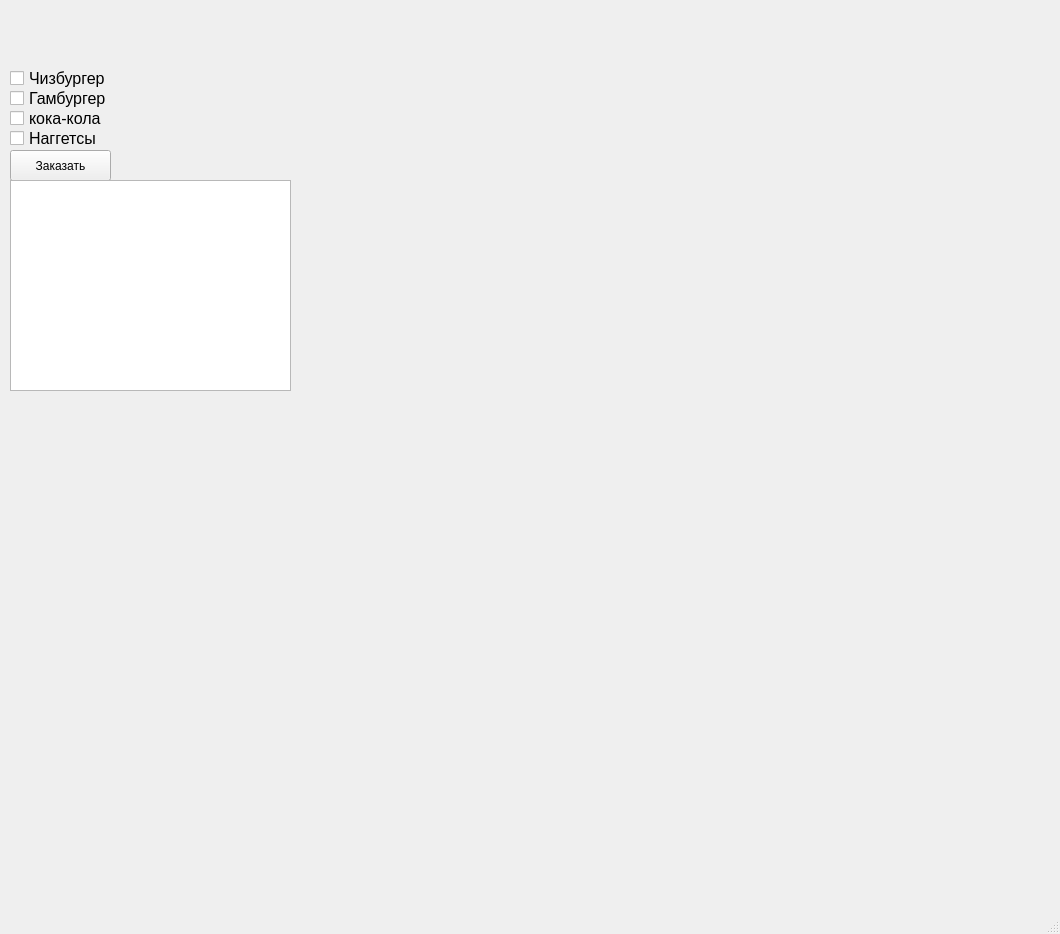
<?xml version="1.0" encoding="UTF-8"?>
<ui version="4.0">
 <class>MainWindow</class>
 <widget class="QMainWindow" name="MainWindow">
  <property name="geometry">
   <rect>
    <x>0</x>
    <y>0</y>
    <width>1060</width>
    <height>934</height>
   </rect>
  </property>
  <property name="windowTitle">
   <string>MainWindow</string>
  </property>
  <widget class="QWidget" name="centralwidget">
   <widget class="QCheckBox" name="checkBox">
    <property name="geometry">
     <rect>
      <x>10</x>
      <y>70</y>
      <width>111</width>
      <height>17</height>
     </rect>
    </property>
    <property name="font">
     <font>
      <pointsize>12</pointsize>
     </font>
    </property>
    <property name="text">
     <string>Чизбургер</string>
    </property>
   </widget>
   <widget class="QCheckBox" name="checkBox_2">
    <property name="geometry">
     <rect>
      <x>10</x>
      <y>90</y>
      <width>101</width>
      <height>17</height>
     </rect>
    </property>
    <property name="font">
     <font>
      <pointsize>12</pointsize>
     </font>
    </property>
    <property name="text">
     <string>Гамбургер</string>
    </property>
   </widget>
   <widget class="QCheckBox" name="checkBox_3">
    <property name="geometry">
     <rect>
      <x>10</x>
      <y>130</y>
      <width>121</width>
      <height>17</height>
     </rect>
    </property>
    <property name="font">
     <font>
      <pointsize>12</pointsize>
     </font>
    </property>
    <property name="text">
     <string>Наггетсы</string>
    </property>
   </widget>
   <widget class="QCheckBox" name="checkBox_4">
    <property name="geometry">
     <rect>
      <x>10</x>
      <y>110</y>
      <width>101</width>
      <height>17</height>
     </rect>
    </property>
    <property name="font">
     <font>
      <pointsize>12</pointsize>
     </font>
    </property>
    <property name="text">
     <string>кока-кола</string>
    </property>
   </widget>
   <widget class="QPushButton" name="pushButton">
    <property name="geometry">
     <rect>
      <x>10</x>
      <y>150</y>
      <width>101</width>
      <height>31</height>
     </rect>
    </property>
    <property name="text">
     <string>Заказать</string>
    </property>
   </widget>
   <widget class="QTextBrowser" name="textBrowser">
    <property name="geometry">
     <rect>
      <x>10</x>
      <y>180</y>
      <width>281</width>
      <height>211</height>
     </rect>
    </property>
    <property name="html">
     <string>&lt;!DOCTYPE HTML PUBLIC &quot;-//W3C//DTD HTML 4.0//EN&quot; &quot;http://www.w3.org/TR/REC-html40/strict.dtd&quot;&gt;
&lt;html&gt;&lt;head&gt;&lt;meta name=&quot;qrichtext&quot; content=&quot;1&quot; /&gt;&lt;style type=&quot;text/css&quot;&gt;
p, li { white-space: pre-wrap; }
&lt;/style&gt;&lt;/head&gt;&lt;body style=&quot; font-family:'MS Shell Dlg 2'; font-size:8.25pt; font-weight:400; font-style:normal;&quot;&gt;
&lt;p style=&quot; margin-top:12px; margin-bottom:12px; margin-left:0px; margin-right:0px; -qt-block-indent:0; text-indent:0px;&quot;&gt;&lt;br /&gt;&lt;/p&gt;&lt;/body&gt;&lt;/html&gt;</string>
    </property>
   </widget>
  </widget>
  <widget class="QStatusBar" name="statusbar"/>
 </widget>
 <resources/>
 <connections/>
</ui>
